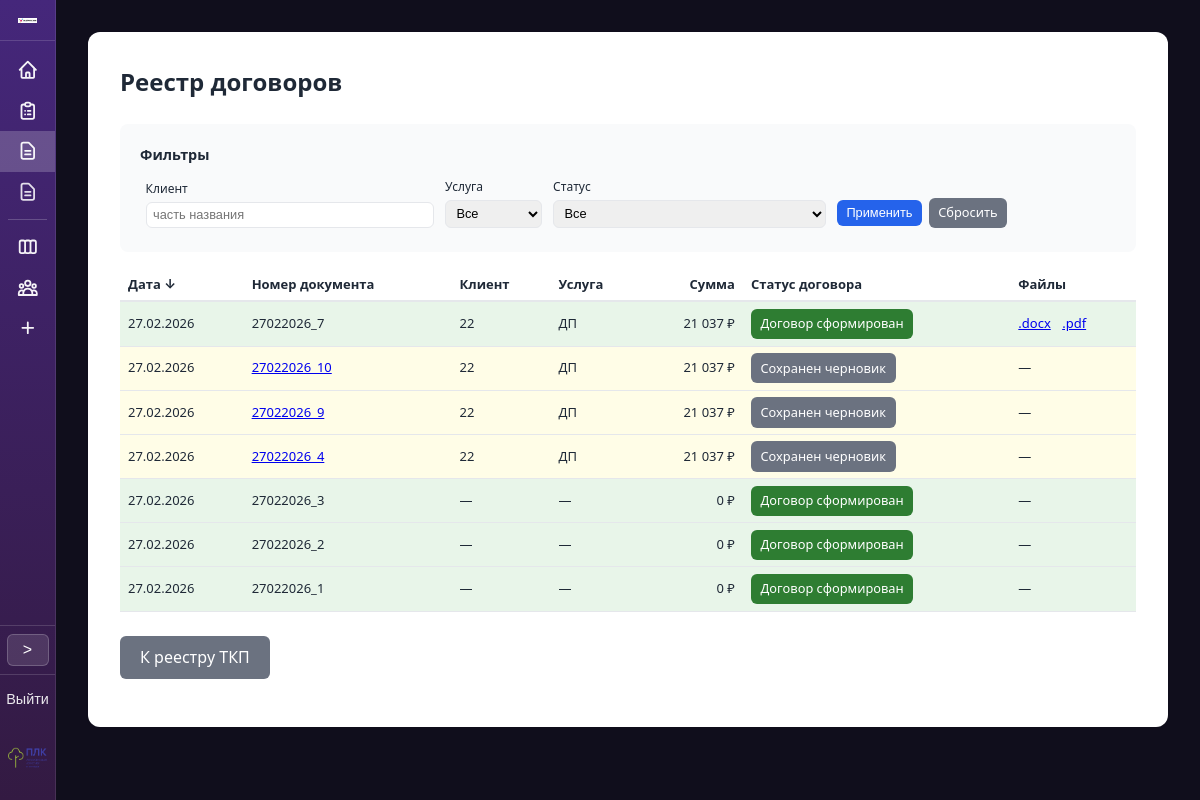
/contracts/ (signed in), run on an earlier commit of the app's database.
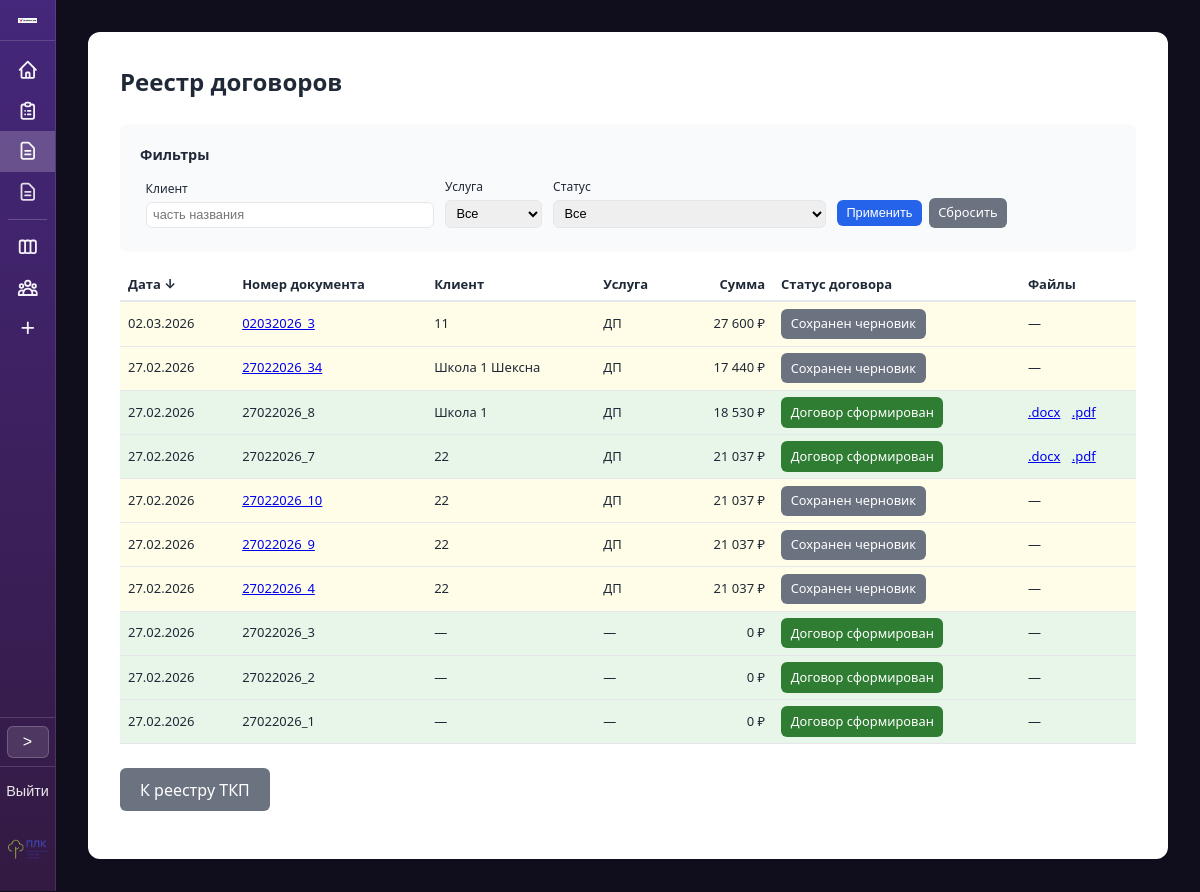
And on a later commit of the database.
### proposals/models.py (models this page shows, shortened)
class ContractRecord(models.Model):
    STATUS_DRAFT = 'draft'
    STATUS_FINAL = 'final'
    STATUS_CHOICES = [
        (STATUS_DRAFT, 'Черновик'),
        (STATUS_FINAL, 'Итоговый'),
    ]
    date = models.DateField('Дата договора')
    number = models.CharField('Номер договора', max_length=50, unique=True)
    status = models.CharField('Статус', max_length=20, choices=STATUS_CHOICES, default=STATUS_FINAL)
    tkp = models.ForeignKey(
        TKPRecord,
        on_delete=models.SET_NULL,
        null=True,
        blank=True,
        verbose_name='ТКП',
        related_name='contracts',
    )
    counterparty = models.ForeignKey(
        Counterparty,
        on_delete=models.SET_NULL,
        null=True,
        blank=True,
        verbose_name='Контрагент',
    )
    client = models.CharField('Клиент', max_length=500, blank=True)
    service = models.CharField('Услуга', max_length=255, blank=True)
    sum_total = models.DecimalField('Сумма', max_digits=15, decimal_places=2, default=0)
    docx_file = models.CharField('Файл DOCX', max_length=255, blank=True)
    pdf_file = models.CharField('Файл PDF', max_length=255, blank=True)
    contract_snapshot = models.JSONField('Снимок реквизитов', null=True, blank=True)
    created_at = models.DateTimeField('Создано', auto_now_add=True)
    class Meta:
        verbose_name = 'Запись договора'
        verbose_name_plural = 'Записи договоров'
        ordering = ['-created_at']

### proposals/views.py (the view)
# urls.py: path('contracts/', views.contract_table_view, name='contract_table'),
@login_required
@require_http_methods(['GET'])
def contract_table_view(request):
    records = ContractRecord.objects.select_related('tkp', 'counterparty')
    client = request.GET.get('client', '').strip()
    service = request.GET.get('service', '').strip()
    status_filter = request.GET.get('status', '').strip().lower()
    if client:
        records = records.filter(client__icontains=client)
    if service:
        records = records.filter(service=service)
    if status_filter == 'draft':
        records = records.filter(status=ContractRecord.STATUS_DRAFT)
    elif status_filter == 'final':
        records = records.filter(status=ContractRecord.STATUS_FINAL)
    sort_col = request.GET.get('sort', '').strip().lower()
    order = request.GET.get('order', 'desc').strip().lower()
    if order not in ('asc', 'desc'):
        order = 'desc'
    order_prefix = '' if order == 'asc' else '-'
    allowed_sort = {'date': 'date', 'number': 'number', 'client': 'client', 'service': 'service', 'sum_total': 'sum_total', 'status': 'status'}
    if sort_col in allowed_sort:
        field = allowed_sort[sort_col]
        if field == 'status':
            records = records.order_by(f'{order_prefix}status', '-date', '-created_at')
        else:
            records = records.order_by(f'{order_prefix}{field}', '-created_at')
    else:
        records = records.order_by('-date', '-created_at')
    services_list = list(ContractRecord.objects.values_list('service', flat=True).distinct().filter(service__isnull=False).exclude(service='').order_by('service'))
    context = {
        'records': records,
        'filters': {'client': client, 'service': service, 'status': status_filter},
        'services_list': services_list,
        'sort': sort_col or 'date',
        'order': order,
    }
    return render(request, 'proposals/contract_table.html', context)

### proposals/templatetags/proposal_filters.py (called while the page is built)
@register.filter
def format_price(value):
    if value is None:
        return ''
    try:
        s = str(int(value))
    except (ValueError, TypeError):
        return str(value)
    n = len(s)
    if n <= 3:
        return s
    r = n % 3 or 3
    result = s[:r]
    for i in range(r, n, 3):
        result += ' ' + s[i:i + 3]
    return result

### proposals/templates/proposals/contract_table.html (shortened to what the changed rows need)
{% extends "proposals/base.html" %}
{% load proposal_filters %}
{% block container_extra_class %}container--wide{% endblock %}
{% block content %}
<div style="overflow-x: auto;">
<h1>Реестр договоров</h1>
<table class="table-contract-list" style="width: 100%; border-collapse: collapse; margin-top: 1rem; font-size: 0.8125rem;">
    <thead>
        <tr style="border-bottom: 2px solid var(--border);">
            <th style="text-align: left; padding: 0.4rem 0.5rem;"><a href="?sort=date&order={% if sort == 'date' and order == 'asc' %}desc{% else %}asc{% endif %}" class="th-sort">Дата {% if sort == 'date' %}{% if order == 'asc' %}↑{% else %}↓{% endif %}{% endif %}</a></th>
            <th style="text-align: left; padding: 0.4rem 0.5rem;"><a href="?sort=number&order={% if sort == 'number' and order == 'asc' %}desc{% else %}asc{% endif %}" class="th-sort">Номер документа </a></th>
            <th style="text-align: left; padding: 0.4rem 0.5rem;"><a href="?sort=client&order={% if sort == 'client' and order == 'asc' %}desc{% else %}asc{% endif %}" class="th-sort">Клиент </a></th>
            <th style="text-align: left; padding: 0.4rem 0.5rem;"><a href="?sort=service&order={% if sort == 'service' and order == 'asc' %}desc{% else %}asc{% endif %}" class="th-sort">Услуга </a></th>
            <th style="text-align: right; padding: 0.4rem 0.5rem;"><a href="?sort=sum_total&order={% if sort == 'sum_total' and order == 'asc' %}desc{% else %}asc{% endif %}" class="th-sort">Сумма </a></th>
            <th style="text-align: left; padding: 0.4rem 0.5rem;"><a href="?sort=status&order={% if sort == 'status' and order == 'asc' %}desc{% else %}asc{% endif %}" class="th-sort">Статус договора </a></th>
            <th style="text-align: left; padding: 0.4rem 0.5rem;">Файлы</th>
        </tr>
    </thead>
    <tbody>
        {% for r in records %}
        <tr style="border-bottom: 1px solid var(--border);" class="{% if r.status == 'draft' %}contract-row-draft{% else %}contract-row-with-contract{% endif %}">
            <td style="padding: 0.4rem 0.5rem;">{{ r.date|date:"d.m.Y" }}</td>
            <td style="padding: 0.4rem 0.5rem;">
                {% if r.status == 'draft' and r.tkp_id %}
                <a href="{% url 'proposals:contract_form' r.tkp_id %}?contract_draft_id={{ r.pk }}">{{ r.number }}</a>
                {% else %}
                {{ r.number }}
                {% endif %}
            </td>
            <td style="padding: 0.4rem 0.5rem;">{{ r.client|default:"—" }}</td>
            <td style="padding: 0.4rem 0.5rem;">{{ r.service|default:"—" }}</td>
            <td style="padding: 0.4rem 0.5rem; text-align: right;">{{ r.sum_total|format_price }} ₽</td>
            <td style="padding: 0.4rem 0.5rem;">
                {% if r.status == 'draft' %}
                <a href="#" class="btn btn-sm btn-contract-draft btn-contract-card-trigger" data-contract-card="{% url 'proposals:contract_card' r.pk %}">Сохранен черновик</a>
                {% else %}
                <a href="#" class="btn btn-sm btn-contract-done btn-contract-card-trigger" data-contract-card="{% url 'proposals:contract_card' r.pk %}">Договор сформирован</a>
                {% endif %}
            </td>
            <td style="padding: 0.4rem 0.5rem;">
                {% if r.docx_file and r.pdf_file %}
                <a href="{% url 'proposals:contract_download' r.pk 'docx' %}" class="table-file-link">.docx</a>
                <a href="{% url 'proposals:contract_download' r.pk 'pdf' %}" class="table-file-link">.pdf</a>
                {% else %}
                —
                {% endif %}
            </td>
        </tr>
        {% empty %}
        <tr>
            <td colspan="8" style="padding: 0.75rem; color: var(--text-muted); font-size: 0.8125rem;">Нет договоров</td>
        </tr>
        {% endfor %}
    </tbody>
</table>
</div>
{% endblock %}

What changed in the data, as far as the page shows it:
added ContractRecord: date "02.03.2026", number "02032026_3", client "11", service "ДП", sum_total "27 600", status "Сохранен черновик"
added ContractRecord: date "27.02.2026", number "27022026_34", client "Школа 1 Шексна", service "ДП", sum_total "17 440", status "Сохранен черновик"
added ContractRecord: date "27.02.2026", number "27022026_8", client "Школа 1", service "ДП", sum_total "18 530", status "Договор сформирован", docx_file ".docx"
